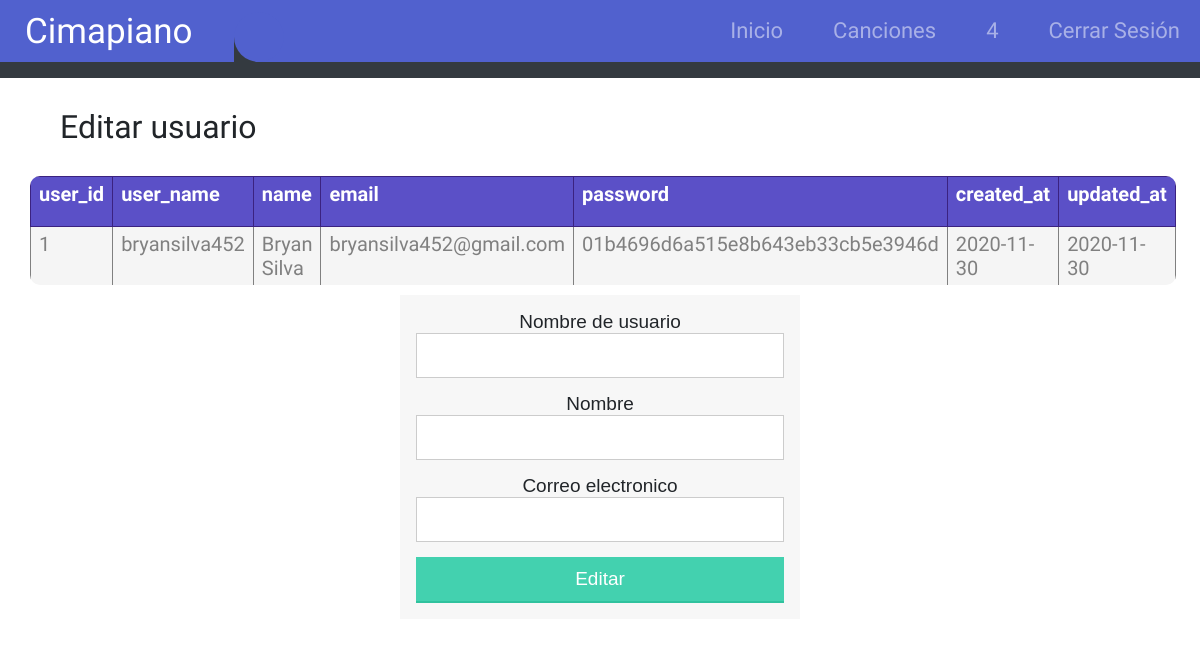
The app's page /all-users.php?option=2&userId=1 (signed in) with its own data.
### tables this page shows
CREATE TABLE `user` (
  `user_id` int(11) NOT NULL,
  `user_name` varchar(50) NOT NULL,
  `name` varchar(50) NOT NULL,
  `email` varchar(50) NOT NULL,
  `password` varchar(50) NOT NULL,
  `created_at` date NOT NULL,
  `updated_at` date NOT NULL
);

### php/desplegar_tabla.php (the view, shortened to what this page needs)
<?php
echo "<table>";
  while ($titulo= mysqli_fetch_field($result)){
    echo '<th>';
    echo $titulo->name;
    echo '</th>';
  }
  if($result->num_rows > 0) {
    while ($row = $result-> fetch_assoc()){
      mysqli_field_seek($result, 0);
      echo '<tr>';
      while ($atributo= mysqli_fetch_field($result)){
        echo '<td>';
        echo $row[$atributo->name];
        echo '</td>';
      }
      echo"</tr>";
    }
    echo "</table>";
  }
  else {
    echo "0 resultado";
  }
?>

### css/main.css (style rules this page uses)
body { font-family:"Markazi Text",sans-serif;font-size:1.25rem }
html,body { margin:0;padding:0;border:0;width:100%;height:100%;vertical-align:baseline }
div,span,applet,object,iframe,h1,h2,h3,h4,h5,h6,p,blockquote,pre,a,abbr,acronym,address,big,cite,code,del,dfn,em,img,ins,kbd,q,s,samp,small,strike,strong,sub,sup,tt,var,b,u,center,dl,dt,dd,ol,ul,li,fieldset,form,label,legend,table,caption,tbody,tfoot,thead,tr,th,td,article,aside,canvas,details,embed,figure,figcaption,footer,header,hgroup,menu,nav,output,ruby,section,summary,time,mark,audio,video { margin:0;padding:0;border:0;vertical-align:baseline }
body { line-height:1 }
table { border-collapse:collapse;border-spacing:0 }
body { overflow:hidden }

### style.css (style rules this page uses)
* { margin: 0; padding: 0; }

### css/table.css (style rules this page uses)
table { border-collapse:collapse; }
th, td { border:1px solid; border-collapse:collapse; }
table, th { table-layout:auto; }
table { width:100%; margin-bottom:15px; }
th, td { padding:5px 8px; }
td { border-width:0 1px; }
table { border-spacing: 1; border-collapse: collapse; background: white; border-radius: 10px; overflow: hidden; width: 100%; margin: 0 auto; position: relative; }
table * { position: relative; }
table td, table th { padding-left: 8px; }
table tbody tr { height: 50px; }
table tbody tr:last-child { border: 0; }
table td, table th { text-align: left; }
th { color: #fff; background-color: #5B50C7; border-color: #3B2280; }
tbody tr:nth-child(even) { background-color: #f5f5f5; }
tbody tr { color: #808080; line-height: 1.2; }

### records on screen
user: user_id "1", user_name "bryansilva452", name "Bryan Silva", email "bryansilva452@gmail.com", password "01b4696d6a515e8b643eb33cb5e3946d", created_at "2020-11-30", updated_at "2020-11-30"

### other values on screen
$_SESSION["user_name"] "4"
$titulo "Editar usuario"
$titulo->name "user_id"
$titulo->name "user_name"
$titulo->name "name"
$titulo->name "email"
$titulo->name "password"
$titulo->name "created_at"
$titulo->name "updated_at"
